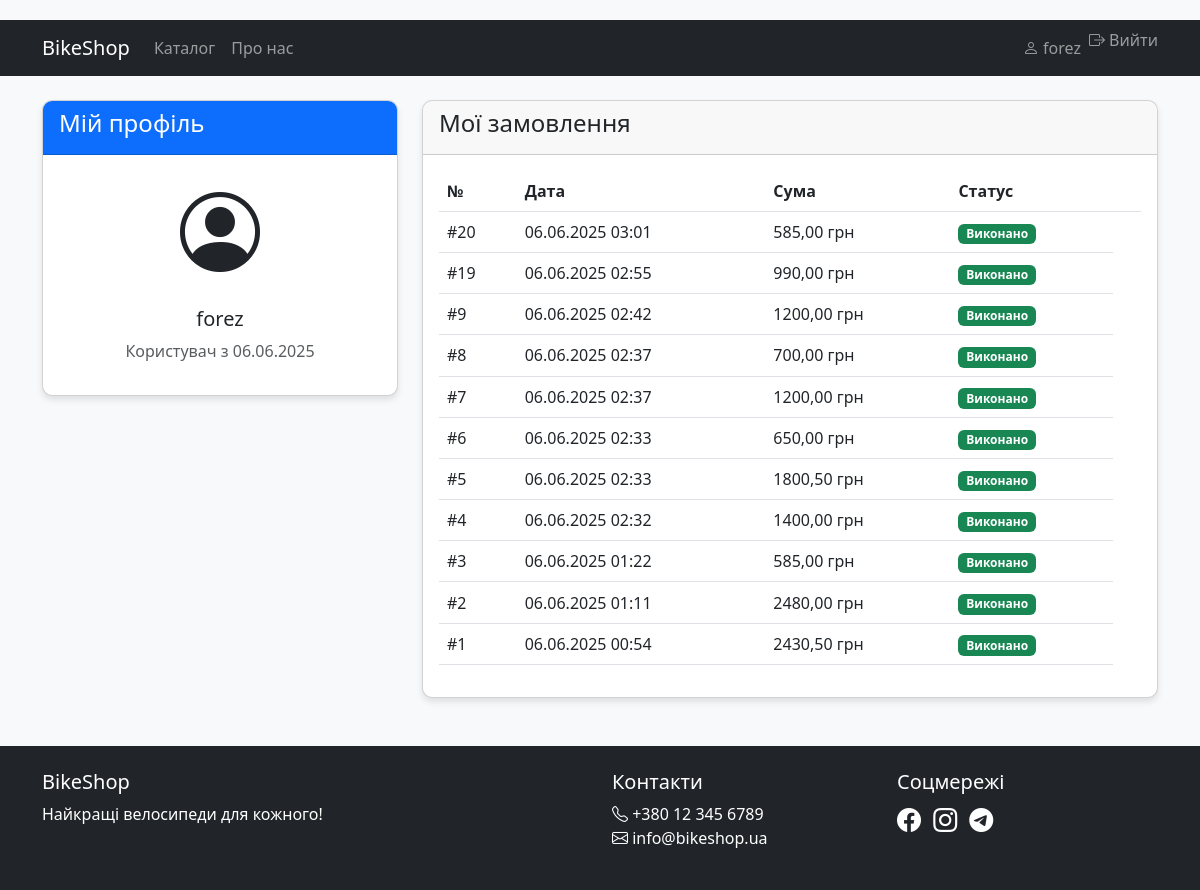
Screenshot of /profile/ (signed in) with the database file from the repository.
### shop/models.py (models this page shows, shortened)
class Order(models.Model):
    STATUS_CHOICES = [
        ('new', 'Нове'),
        ('processing', 'В обробці'),
        ('shipped', 'Відправлено'),
        ('delivered', 'Доставлено'),
        ('canceled', 'Скасовано'),
    ]
    user = models.ForeignKey(User, on_delete=models.CASCADE)
    created_at = models.DateTimeField(auto_now_add=True)
    status = models.CharField(max_length=20, choices=STATUS_CHOICES, default='new')
    tracking_number = models.CharField(max_length=50, blank=True, null=True)
    total = models.DecimalField(max_digits=10, decimal_places=2, default=0)
    discount = models.DecimalField(max_digits=10, decimal_places=2, default=0)
    discount_percent = models.PositiveIntegerField(default=0)
    success_handled = models.BooleanField(default=False)
    completed = models.BooleanField(default=False)

### shop/views.py (the view)
# urls.py: path('profile/', shop_views.profile, name='profile'),
@login_required
def profile(request):
    orders = Order.objects.filter(user=request.user).order_by('-created_at')
    return render(request, 'shop/profile.html', {'orders': orders})

### shop/templates/shop/profile.html (shortened to what this page needs)
{% extends 'base.html' %}
{% block content %}
<div class="row">
    <div class="col-md-4">
        <div class="card">
            <div class="card-header bg-primary text-white">
                <h4>Мій профіль</h4>
            </div>
            <div class="card-body text-center">
                <div class="mb-3">
                    <i class="bi bi-person-circle" style="font-size: 5rem;"></i>
                </div>
                <h5>{{ user.username }}</h5>
                <p class="text-muted">Користувач з {{ user.date_joined|date:"d.m.Y" }}</p>
            </div>
        </div>
    </div>
    <div class="col-md-8">
        <div class="card">
            <div class="card-header">
                <h4>Мої замовлення</h4>
            </div>
            <div class="card-body">
                {% if orders %}
                <div class="table-responsive">
                    <table class="table table-hover align-middle">
                        <thead>
                            <tr>
                                <th>№</th>
                                <th>Дата</th>
                                <th>Сума</th>
                                <th>Статус</th>
                                <th></th>
                            </tr>
                        </thead>
                        <tbody>
                            {% for order in orders %}
                            <tr>
                                <td>#{{ order.id }}</td>
                                <td>{{ order.created_at|date:"d.m.Y H:i" }}</td>
                                <td>{{ order.total|floatformat:2 }} грн</td>
                                <td>
                                    {% if order.completed %}
                                    <span class="badge bg-success">Виконано</span>
                                    {% else %}
                                    <span class="badge bg-warning text-dark">Обробляється</span>
                                    {% endif %}
                                </td>
                            </tr>
                            {% endfor %}
                        </tbody>
                    </table>
                </div>
                {% else %}
                <div class="alert alert-info">У вас ще немає замовлень</div>
                {% endif %}
            </div>
        </div>
    </div>
</div>
{% endblock %}

### shop/templates/base.html (shortened to what this page needs)
<!DOCTYPE html>
<html lang="uk">
<head>
    <link href="https://cdn.jsdelivr.net/npm/bootstrap@5.3.0/dist/css/bootstrap.min.css" rel="stylesheet" />
    <link rel="stylesheet" href="https://cdn.jsdelivr.net/npm/bootstrap-icons@1.10.0/font/bootstrap-icons.css" />
    {% load static %}
    <link rel="stylesheet" href="{% static 'css/styles.css' %}" />
</head>
<body>
    <nav class="navbar navbar-expand-lg navbar-dark bg-dark">
        <div class="container">
            <a class="navbar-brand" href="{% url 'shop:home' %}">BikeShop</a>
            <div class="collapse navbar-collapse" id="navbarNav">
                <ul class="navbar-nav me-auto mb-2 mb-lg-0">
                    <li class="nav-item">
                        <a class="nav-link" href="{% url 'shop:bike_list' %}">Каталог</a>
                    </li>
                    <li class="nav-item">
                        <a class="nav-link" href="#" role="button" tabindex="0" aria-disabled="true">Про нас</a>
                    </li>
                </ul>
                <ul class="navbar-nav">
                    {% if user.is_authenticated %}
                    <li class="nav-item">
                        <a class="nav-link" href="{% url 'profile' %}">
                            <i class="bi bi-person"></i> {{ user.username }}
                        </a>
                    </li>
                    <li class="nav-item">
                        <form method="post" action="{% url 'logout' %}" class="d-inline">
                            <button
                                type="submit"
                                class="nav-link btn btn-link p-0"
                                style="border: none; background: none;"
                            >
                                <i class="bi bi-box-arrow-right"></i> Вийти
                            </button>
                        </form>
                    </li>
                    {% endif %}
                </ul>
            </div>
        </div>
    </nav>
    <div class="container mt-4">
        {% block content %}{% endblock %}
    </div>
    <footer class="bg-dark text-white mt-5 py-4">
        <div class="container">
            <div class="row">
                <div class="col-md-6">
                    <h5>BikeShop</h5>
                    <p>Найкращі велосипеди для кожного!</p>
                </div>
                <div class="col-md-3">
                    <h5>Контакти</h5>
                    <ul class="list-unstyled">
                        <li><i class="bi bi-telephone"></i> +380 12 345 6789</li>
                        <li><i class="bi bi-envelope"></i> info@bikeshop.ua</li>
                    </ul>
                </div>
                <div class="col-md-3">
                    <h5>Соцмережі</h5>
                    <div class="social-links">
                        <a href="#" class="text-white me-2" aria-label="Facebook"><i class="bi bi-facebook"></i></a>
                        <a href="#" class="text-white me-2" aria-label="Instagram"><i class="bi bi-instagram"></i></a>
                        <a href="#" class="text-white me-2" aria-label="Telegram"><i class="bi bi-telegram"></i></a>
                    </div>
                </div>
            </div>
        </div>
    </footer>
</body>
</html>

### static/css/styles.css (style rules this page uses)
body { background-color: #f8f9fa; padding-top: 20px; }
.card { transition: transform 0.2s ease, box-shadow 0.2s ease; border-radius: 10px; overflow: hidden; box-shadow: 0 4px 6px rgba(0, 0, 0, 0.1); }
.social-links a { font-size: 1.5rem; transition: color 0.2s ease; }
.btn { border-radius: 5px; padding: 10px 20px; }

### rows the page displays
Order: id "20", created_at "06.06.2025 03:01", total "585,00", completed "Виконано"
Order: id "19", created_at "06.06.2025 02:55", total "990,00", completed "Виконано"
Order: id "9", created_at "06.06.2025 02:42", total "1200,00", completed "Виконано"
Order: id "8", created_at "06.06.2025 02:37", total "700,00", completed "Виконано"
Order: id "7", created_at "06.06.2025 02:37", total "1200,00", completed "Виконано"
Order: id "6", created_at "06.06.2025 02:33", total "650,00", completed "Виконано"
Order: id "5", created_at "06.06.2025 02:33", total "1800,50", completed "Виконано"
Order: id "4", created_at "06.06.2025 02:32", total "1400,00", completed "Виконано"
Order: id "3", created_at "06.06.2025 01:22", total "585,00", completed "Виконано"
Order: id "2", created_at "06.06.2025 01:11", total "2480,00", completed "Виконано"
Order: id "1", created_at "06.06.2025 00:54", total "2430,50", completed "Виконано"

### other values shown
{{ user.username }} "forez"
{{ user.date_joined|date:"d.m.Y" }} "06.06.2025"
